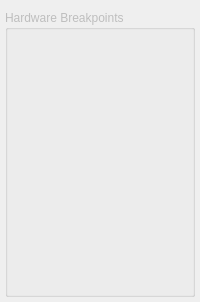
         <widget class="QWidget" name="TabPage" >
          <attribute name="title" >
           <string>Debug</string>
          </attribute>
          <layout class="QVBoxLayout" >
           <property name="margin" >
            <number>5</number>
           </property>
           <property name="spacing" >
            <number>5</number>
           </property>
           <item>
            <widget class="MdtGui::LabeledCheckbox" name="C_DEBUG_ENABLED" >
             <property name="TclProc" >
              <string>gui_debug_enabled</string>
             </property>
             <property name="Label" >
              <string>Enable MicroBlaze Debug Module Interface</string>
             </property>
             <property name="LabelTooltip" >
              <string>&lt;qt>Enable the MicroBlaze Debug Module (MDM) interface to MicroBlaze for debugging.  With this option the user can use Xilinx Microprocessor Debugger (XMD) to debug the processor over the Joint Test Action Group (JTAG) boundary-scan interface.  This option can be disabled after debugging is finished to reduce the size of MicroBlaze.  &lt;/qt></string>
             </property>
             <property name="Key" >
              <string>C_DEBUG_ENABLED</string>
             </property>
            </widget>
           </item>
           <item>
            <widget class="QGroupBox" name="MDM" >
             <property name="enabled" >
              <bool>false</bool>
             </property>
             <property name="title" >
              <string>Hardware Breakpoints</string>
             </property>
             <property name="flat" >
              <bool>false</bool>
             </property>
             <property name="lineWidth" stdset="0" >
              <number>1</number>
             </property>
             <layout class="QVBoxLayout" >
              <property name="margin" >
               <number>11</number>
              </property>
              <property name="spacing" >
               <number>6</number>
              </property>
              <item>
               <widget class="MdtGui::LabeledSpinbox" name="C_NUMBER_OF_PC_BRK" >
                <property name="TclProc" >
                 <string>gui_number_of_pc_brk</string>
                </property>
                <property name="Label" >
                 <string>Number of PC Breakpoints </string>
                </property>
                <property name="LabelTooltip" >
                 <string>&lt;qt>Specifies the number of program counter (PC) hardware breakpoints for debugging.  This parameter controls the number of hardware breakpoints Xilinx Microprocessor Debugger (XMD) can set.  This option only has meaning if C_DEBUG_ENABLED is turned on.  MicroBlaze will take a noticeable frequency hit the larger this parameter is set.&lt;/qt></string>
                </property>
                <property name="Key" >
                 <string>C_NUMBER_OF_PC_BRK</string>
                </property>
               </widget>
              </item>
              <item>
               <widget class="MdtGui::LabeledSpinbox" name="C_NUMBER_OF_WR_ADDR_BRK" >
                <property name="TclProc" >
                 <string>gui_number_of_wr_addr_brk</string>
                </property>
                <property name="Label" >
                 <string>Number of Write Address Watchpoints </string>
                </property>
                <property name="LabelTooltip" >
                 <string>&lt;qt>Specifies the number of write address breakpoints for debugging.  This parameter controls the number of write watchpoints Xilinx Microprocessor Debugger (XMD) can set.  This option only has meaning if C_DEBUG_ENABLED is turned on.  MicroBlaze will take a noticeable frequency hit the larger this parameter is set.  It is recommended that this be set to 0 if one will not be using watch points for debugging.&lt;/qt></string>
                </property>
                <property name="Key" >
                 <string>C_NUMBER_OF_WR_ADDR_BRK</string>
                </property>
               </widget>
              </item>
              <item>
               <widget class="MdtGui::LabeledSpinbox" name="C_NUMBER_OF_RD_ADDR_BRK" >
                <property name="TclProc" >
                 <string>gui_number_of_rd_addr_brk</string>
                </property>
                <property name="Label" >
                 <string>Number of Read Address Watchpoints </string>
                </property>
                <property name="LabelTooltip" >
                 <string>&lt;qt>Specifies the number of read address breakpoints for debugging.  This parameter controls the number of read watchpoints Xilinx Microprocessor Debugger (XMD) can set.  This option only has meaning if C_DEBUG_ENABLED is turned on.  MicroBlaze will take a noticeable frequency hit the larger this parameter is set.  It is recommended that this be set to 0 if one will not be using watch points for debugging. &lt;/qt></string>
                </property>
                <property name="Key" >
                 <string>C_NUMBER_OF_RD_ADDR_BRK</string>
                </property>
               </widget>
              </item>
              <item>
               <spacer>
                <property name="orientation" >
                 <enum>Qt::Vertical</enum>
                </property>
                <property name="sizeType" >
                 <enum>QSizePolicy::Expanding</enum>
                </property>
                <property name="sizeHint" >
                 <size>
                  <width>131</width>
                  <height>230</height>
                 </size>
                </property>
               </spacer>
              </item>
             </layout>
            </widget>
           </item>
          </layout>
         </widget>
